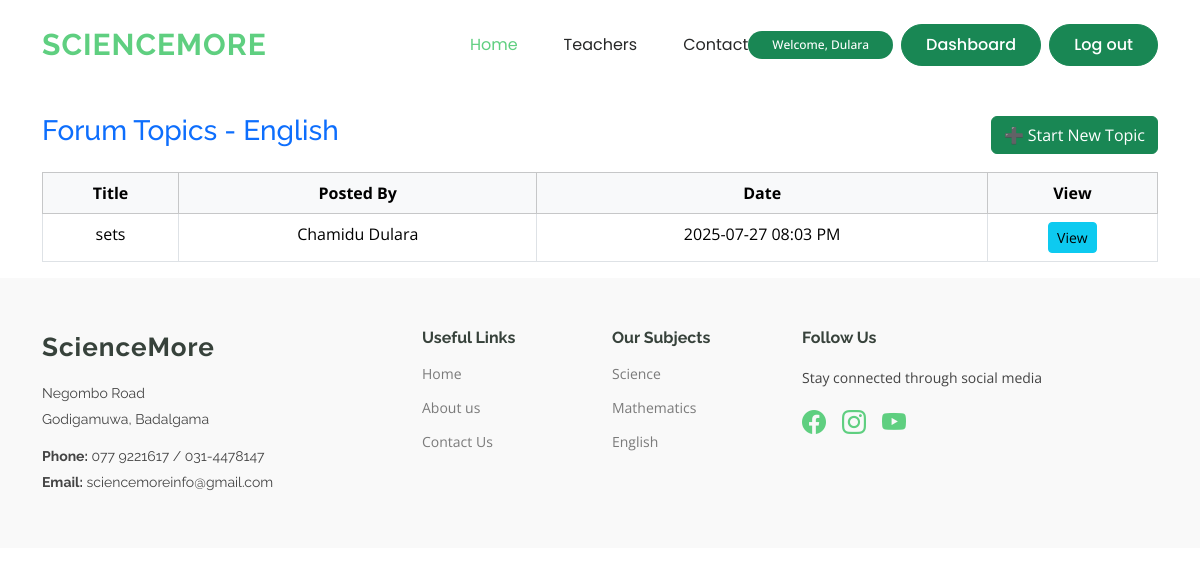
Screenshot of /web/forum/forum_index.php?subject_id=2 (signed in) with the database file from the repository.
### tables this page shows
CREATE TABLE `subjects` (
  `id` int(11) NOT NULL,
  `name` varchar(100) NOT NULL
);

CREATE TABLE `forum_topics` (
  `id` int(11) NOT NULL,
  `title` varchar(255) NOT NULL,
  `class_id` int(11) DEFAULT NULL,
  `created_by` int(11) DEFAULT NULL,
  `created_at` datetime DEFAULT current_timestamp()
);

CREATE TABLE `users` (
  `Id` int(11) NOT NULL,
  `FirstName` varchar(255) NOT NULL,
  `LastName` varchar(255) NOT NULL,
  `NIC_No` varchar(12) NOT NULL,
  `Gender` varchar(255) NOT NULL,
  `Address` text NOT NULL,
  `City` varchar(255) NOT NULL,
  `Email` varchar(255) NOT NULL,
  `Primary_Contact` int(12) NOT NULL,
  `Secondary_Contact` int(12) NOT NULL,
  `user_role` varchar(50) NOT NULL,
  `Password` varchar(255) NOT NULL,
  `Profile_Picture` varchar(255) NOT NULL
);

### web/forum/forum_index.php (the view, shortened to what this page needs)
<?php
$db = dbConn();
$studentId = $_SESSION['STUDENT_ID'];
$subjectId = $_GET['subject_id'];
$sqlSub = "SELECT name FROM subjects WHERE Id = '$subjectId'";
$resultSub = $db->query($sqlSub);
$rowSub = $resultSub->fetch_assoc();
$subjectName = $rowSub['name'];
$sqlClass = "SELECT c.Id AS class_id
             FROM student_enroll se
             JOIN classes c ON se.class_id = c.Id
             WHERE se.student_id = '$studentId' AND c.Subject_id = '$subjectId'
             LIMIT 1";
$resultClass = $db->query($sqlClass);
$rowClass = $resultClass->fetch_assoc();
$classId = $rowClass['class_id'];
$sql = "SELECT T.*, U.FirstName, U.LastName
        FROM forum_topics T
        INNER JOIN users U ON U.Id = T.created_by
        WHERE T.class_id = '$classId'
        ORDER BY T.created_at DESC";
$result = $db->query($sql);
?>
<div class="container mt-4">
    <div class="d-flex justify-content-between align-items-center mb-3">
        <h3 class="text-primary">Forum Topics - <?= $subjectName ?></h3>
        <a href="new_topic.php?class_id=<?= $classId ?>" class="btn btn-success">➕ Start New Topic</a>
    </div>
    <?php if ($result->num_rows > 0) { ?>
        <table class="table table-bordered table-hover text-center">
            <thead class="table-light">
                <tr>
                    <th>Title</th>
                    <th>Posted By</th>
                    <th>Date</th>
                    <th>View</th>
                </tr>
            </thead>
            <tbody>
                <?php while ($row = $result->fetch_assoc()) { ?>
                    <tr>
                        <td><?= htmlspecialchars($row['title']) ?></td>
                        <td><?= $row['FirstName'] . ' ' . $row['LastName'] ?></td>
                        <td><?= date('Y-m-d h:i A', strtotime($row['created_at'])) ?></td>
                        <td><a href="view_topic.php?id=<?= $row['id'] ?>" class="btn btn-info btn-sm">View</a></td>
                    </tr>
                <?php } ?>
            </tbody>
        </table>
    <?php } else { ?>
        <div class="alert alert-info text-center mt-4">
            No topics posted yet for <strong><?= $subjectName ?></strong>. Be the first to start a discussion!
        </div>
    <?php } ?>
</div>
<?php
include '../layouts.php';
?>

### web/css/main.css (style rules this page uses)
:root { --default-font: "Open Sans", system-ui, -apple-system, "Segoe UI", Roboto, "Helvetica Neue", Arial, "Noto Sans", "Liberation Sans", sans-serif, "Apple Color Emoji", "Segoe UI Emoji", "Segoe UI Symbol", "Noto Color Emoji"; --heading-font: "Raleway", sans-serif; --nav-font: "Poppins", sans-serif; }
:root { --background-color: #ffffff; --default-color: #444444; --heading-color: #37423b; --accent-color: #5fcf80; --surface-color: #ffffff; --contrast-color: #ffffff; }
:root { --nav-color: #272828; --nav-hover-color: #5fcf80; --nav-mobile-background-color: #ffffff; --nav-dropdown-background-color: #ffffff; --nav-dropdown-color: #272828; --nav-dropdown-hover-color: #5fcf80; }
:root { scroll-behavior: smooth; }
body { color: var(--default-color); background-color: var(--background-color); font-family: var(--default-font); }
a { color: var(--accent-color); text-decoration: none; transition: 0.3s; }
h1, h2, h3, h4, h5, h6 { color: var(--heading-color); font-family: var(--heading-font); }

### rows the page displays
subjects: name "English"
forum_topics: title "sets", users.FirstName "Chamidu", users.LastName "Dulara", created_at "2025-07-27 08:03 PM"

### other values shown
$_SESSION['NAME'] "Dulara"
